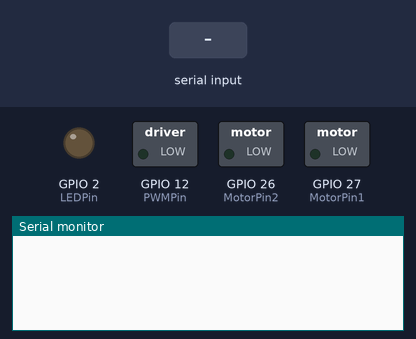
This sketch was run on a simulated ESP32. Parts: switched loads named in the sketch (green lamp = pin HIGH), output pins drawn as LEDs (lit = HIGH), the last lines printed to the serial monitor. Inputs (shaded band) come from the test bench.

Above: at 1.2 s.
1.3 s: "OP\n" received over Serial
At 2.5 s:
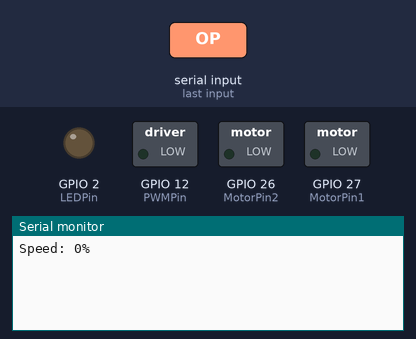
2.8 s: "X\n" received over Serial
At 3.8 s:
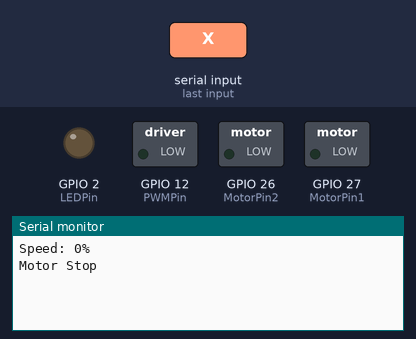
4.3 s: "90,45\n" received over Serial
At 4.9 s:
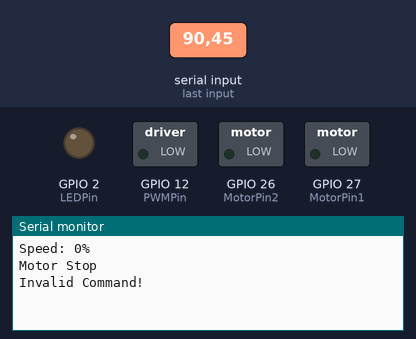

The sketch:

Kontrol_Kecepatan_Motor.ino
```cpp
int MotorPin1 = 27;
int MotorPin2 = 26;
int PWMPin = 12;
int LEDPin = 2;
int PWMChannel = 0;
int LEDChannel = 1;

int Baud = 115200;
int Frequency = 30000;
int PWMResolution = 8;
int LEDResolution = 8;

char Buffer[64];
char NewLine = '\n';
char space = ' ';
String Command;
int InputNumber;
int SerialInput;
int idx;


void ConvertSerial()
{
  Serial.readBytesUntil(NewLine, Buffer, sizeof(Buffer));
  Command = String(Buffer);
  memset(Buffer,0,sizeof(Buffer));

  idx = Command.indexOf(space);

  if (idx != -1) {
    String NumberString = Command.substring(idx+1);
    NumberString.trim();
    InputNumber = NumberString.toInt();
    Command = Command.substring(0, idx);
  }

  Command.trim();
  Command.toUpperCase();
}

void ReadCommand()
{
  if (Command == "OP") {
    InputNumber = constrain(InputNumber, 0, 100);
    SerialInput = map(InputNumber, 0, 100, 0, 255);

    if (SerialInput  > 0){
      digitalWrite(MotorPin1, HIGH);
      digitalWrite(MotorPin2, LOW);
    }
    else {
      digitalWrite(MotorPin1, LOW);
      digitalWrite(MotorPin2, LOW);
    }

    ledcWrite(PWMChannel, SerialInput);
    Serial.println("Speed: " + String(InputNumber) + "%");
  }
  else if (Command == "LED") {
    InputNumber = constrain(InputNumber, 0, 100);
    SerialInput = map(InputNumber, 0, 100, 0, 255);
    ledcWrite(LEDChannel, SerialInput);
  }
  else if (Command == "X") {
    digitalWrite(MotorPin1, LOW);
    digitalWrite(MotorPin2, LOW);

    ledcWrite(PWMChannel, 0);
    Serial.println("Motor Stop");
  }
  else if (Command.length() > 0){
    Serial.println("Invalid Command!");
  }
}

void setup() {
  Serial.begin(Baud);

  pinMode(MotorPin1, OUTPUT);
  pinMode(MotorPin2, OUTPUT);

  digitalWrite(MotorPin1, LOW);
  digitalWrite(MotorPin2, LOW);

  ledcSetup(PWMChannel, Frequency, PWMResolution);
  ledcSetup(LEDChannel, Frequency, LEDResolution);

  ledcAttachPin(PWMPin, PWMChannel);
  ledcAttachPin(LEDPin, LEDChannel);

}

void loop() {
  if (Serial.available() > 0) {
    ConvertSerial();
    ReadCommand();
  }
}
```

Measured:
- after the input at 1.3 s, the serial monitor: prints a new line at once (image 1)
- after the input at 2.8 s, the serial monitor: prints a new line at once (image 2)
- after the input at 4.3 s, the serial monitor: prints a new line at once (image 3)
